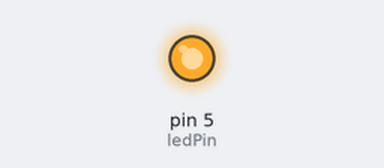
This sketch was run on a simulated Arduino Uno, built with avr-gcc and run on an emulated ATmega328P. Shown: output pins drawn as LEDs (lit = HIGH).

Above: at 1.0 s.
At 5.6 s:
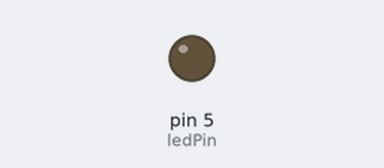
Timing chart, 0 to 10.7 s (numbered marks = the images above):
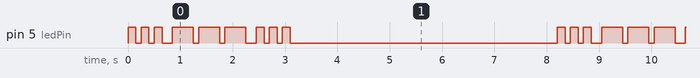

Measured:
- by itself, pin 5 (ledPin): repeats every 8.2 s: 2 × (LOW 0.10 s, HIGH 0.15 s), LOW 0.20 s, 2 × (HIGH 0.40 s, LOW 0.10 s), HIGH 0.40 s, LOW 0.20 s, 2 × (HIGH 0.15 s, LOW 0.10 s), HIGH 0.15 s, LOW 5.1 s, HIGH 0.15 s
- by itself, everything shown: repeats every 8.2 s, in 18 steps

The sketch:

primeiro_projeto.ino
```cpp
//projeto1 - led piscante
int ledPin=5;
void setup() {
  pinMode(ledPin, OUTPUT);
  }

//REPETIDAS VEZES
void loop() {
  //3 pontos
  for(int x=0;x<3; x++){
    digitalWrite(ledPin, HIGH); //acende o led
    delay(150);   //espera 150ms
    digitalWrite(ledPin, LOW);  //apaga o led
    delay(100);  //espera 100ms
  }
// espera 100ms para marcar o intervalo entre as letras
delay(100);
//3 traços
for (int x=0;x<3;x++){
  digitalWrite(ledPin, HIGH); //acende o led
  delay(400);     //espera 400ms
  digitalWrite(ledPin, LOW); //apaga o led
  delay(100);     //espera 100ms

}
//espera 100 ms para marcar o intervalo entre as letras
delay(100);

//3 pontos novamente
for (int x=0 ;x<3;x++){
  digitalWrite(ledPin, HIGH);
  delay(150);
  digitalWrite(ledPin, LOW);
  delay(100);
}
delay(5000);
}
```
